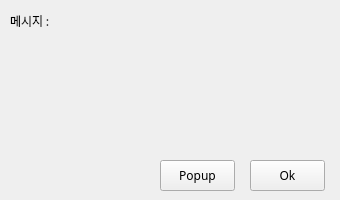
<?xml version="1.0" encoding="UTF-8"?>
<ui version="4.0">
 <class>Form</class>
 <widget class="QWidget" name="Form">
  <property name="geometry">
   <rect>
    <x>0</x>
    <y>0</y>
    <width>340</width>
    <height>200</height>
   </rect>
  </property>
  <property name="sizePolicy">
   <sizepolicy hsizetype="Fixed" vsizetype="Fixed">
    <horstretch>0</horstretch>
    <verstretch>0</verstretch>
   </sizepolicy>
  </property>
  <property name="minimumSize">
   <size>
    <width>340</width>
    <height>200</height>
   </size>
  </property>
  <property name="maximumSize">
   <size>
    <width>340</width>
    <height>200</height>
   </size>
  </property>
  <property name="font">
   <font>
    <family>나눔고딕</family>
   </font>
  </property>
  <property name="windowTitle">
   <string>PyQt Designer_first</string>
  </property>
  <widget class="QLabel" name="lblMessage">
   <property name="geometry">
    <rect>
     <x>10</x>
     <y>10</y>
     <width>311</width>
     <height>21</height>
    </rect>
   </property>
   <property name="text">
    <string>메시지 :</string>
   </property>
  </widget>
  <widget class="QPushButton" name="btnOk">
   <property name="geometry">
    <rect>
     <x>250</x>
     <y>160</y>
     <width>75</width>
     <height>31</height>
    </rect>
   </property>
   <property name="text">
    <string>Ok</string>
   </property>
  </widget>
  <widget class="QPushButton" name="btnPOP">
   <property name="geometry">
    <rect>
     <x>160</x>
     <y>160</y>
     <width>75</width>
     <height>31</height>
    </rect>
   </property>
   <property name="text">
    <string>Popup</string>
   </property>
  </widget>
 </widget>
 <resources/>
 <connections/>
</ui>
